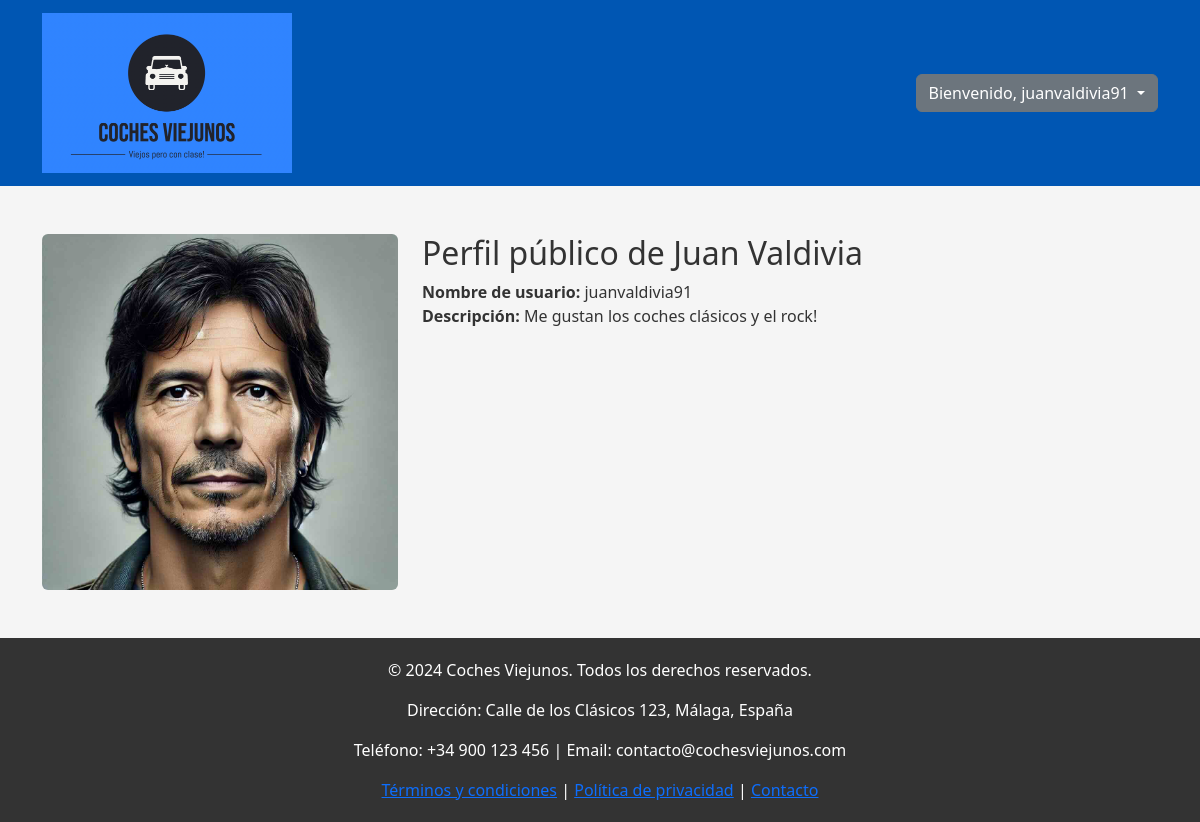
Page /php/public_profile.php?username=juanvaldivia91 (signed in) on the committed database.
### tables this page shows
CREATE TABLE IF NOT EXISTS users (
    id INT AUTO_INCREMENT PRIMARY KEY,
    name VARCHAR(50),
    username VARCHAR(50),
    email VARCHAR(100),
    pass VARCHAR(50),
    apikey VARCHAR(50),
    address VARCHAR(50),
    description VARCHAR(250),
    image VARCHAR(50)
);

### php/public_profile.php (the view, shortened to what this page needs)
<?php
include('header.php');
$db = db_connect();
$username = $_GET['username'];
$query = $db->query('SELECT username, name, description, image FROM users WHERE username = "' . $username . '"');
$user = $query->fetch_assoc();
?>
<div class="container my-5">
  <div class="row">
    <div class="col-md-4 text-center">
      <img src="imgs/users/<?php echo $user['image']; ?>" alt="Foto de perfil" class="img-fluid rounded">
    </div>
    <div class="col-md-8">
      <h2>Perfil público de <?php echo $user['name']; ?></h2>
      <ul class="list-unstyled">
        <li><strong>Nombre de usuario:</strong> <?php echo $user['username']; ?></li>
        <li><strong>Descripción:</strong> <?php echo $user['description']; ?></li>
      </ul>
    </div>
  </div>
</div>
<?php
include('footer.php');
?>

### php/css/styles.css (style rules this page uses)
body { background-color: #f5f5f5; color: #333; }

### rows in the picture
users: image (picture), name "Juan Valdivia", username "juanvaldivia91", description "Me gustan los coches clásicos y el rock!"

### other values in the picture
$usernameLink "juanvaldivia91"
